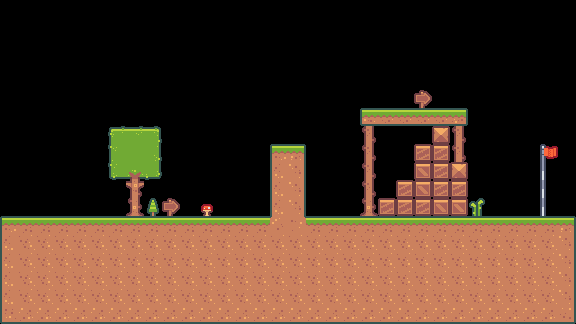

Tiled map render using the project's own tile images. Description and the whole map definition, tile-layer contents included, below:
An orthogonal 32x18 tile map with 18x18 px tiles, 1 tile layer (Tile Layer 1).

<map version="1.10" tiledversion="1.10.2" orientation="orthogonal" renderorder="right-down" width="32" height="18" tilewidth="18" tileheight="18" infinite="0" nextlayerid="2" nextobjectid="1">
 <tileset firstgid="1" source="tiles_packed.tsx" />
 <layer id="1" name="Tile Layer 1" width="32" height="18">
  <data encoding="csv">
0,0,0,0,0,0,0,0,0,0,0,0,0,0,0,0,0,0,0,0,0,0,0,0,0,0,0,0,0,0,0,0,
0,0,0,0,0,0,0,0,0,0,0,0,0,0,0,0,0,0,0,0,0,0,0,0,0,0,0,0,0,0,0,0,
0,0,0,0,0,0,0,0,0,0,0,0,0,0,0,0,0,0,0,0,0,0,0,0,0,0,0,0,0,0,0,0,
0,0,0,0,0,0,0,0,0,0,0,0,0,0,0,0,0,0,0,0,0,0,0,0,0,0,0,0,0,0,0,0,
0,0,0,0,0,0,0,0,0,0,0,0,0,0,0,0,0,0,0,0,0,0,0,0,0,0,0,0,0,0,0,0,
0,0,0,0,0,0,0,0,0,0,0,0,0,0,0,0,0,0,0,0,0,0,0,89,0,0,0,0,0,0,0,0,
0,0,0,0,0,0,0,0,0,0,0,0,0,0,0,0,0,0,0,0,2,3,3,3,3,4,0,0,0,0,0,0,
0,0,0,0,0,0,18,19,20,0,0,0,0,0,0,0,0,0,0,0,117,0,0,0,48,117,0,0,0,0,0,0,
0,0,0,0,0,0,38,39,40,0,0,0,0,0,0,22,24,0,0,0,117,0,0,105,105,117,0,0,0,0,112,0,
0,0,0,0,0,0,58,98,60,0,0,0,0,0,0,122,124,0,0,0,117,0,0,27,105,48,0,0,0,0,132,0,
0,0,0,0,0,0,0,118,0,0,0,0,0,0,0,122,124,0,0,0,117,0,105,27,105,105,0,0,0,0,132,0,
0,0,0,0,0,0,0,138,127,89,0,129,0,0,0,122,124,0,0,0,138,105,105,105,27,27,126,0,0,0,132,0,
22,23,23,23,23,23,23,23,23,23,23,23,23,23,23,26,25,23,23,23,23,23,23,23,23,23,23,23,23,23,23,24,
122,123,123,123,123,123,123,123,123,123,123,123,123,123,123,123,123,123,123,123,123,123,123,123,123,123,123,123,123,123,123,124,
122,123,123,123,123,123,123,123,123,123,123,123,123,123,123,123,123,123,123,123,123,123,123,123,123,123,123,123,123,123,123,124,
122,123,123,123,123,123,123,123,123,123,123,123,123,123,123,123,123,123,123,123,123,123,123,123,123,123,123,123,123,123,123,124,
122,123,123,123,123,123,123,123,123,123,123,123,123,123,123,123,123,123,123,123,123,123,123,123,123,123,123,123,123,123,123,124,
142,143,143,143,143,143,143,143,143,143,143,143,143,143,143,143,143,143,143,143,143,143,143,143,143,143,143,143,143,143,143,144
</data>
 </layer>
</map>
